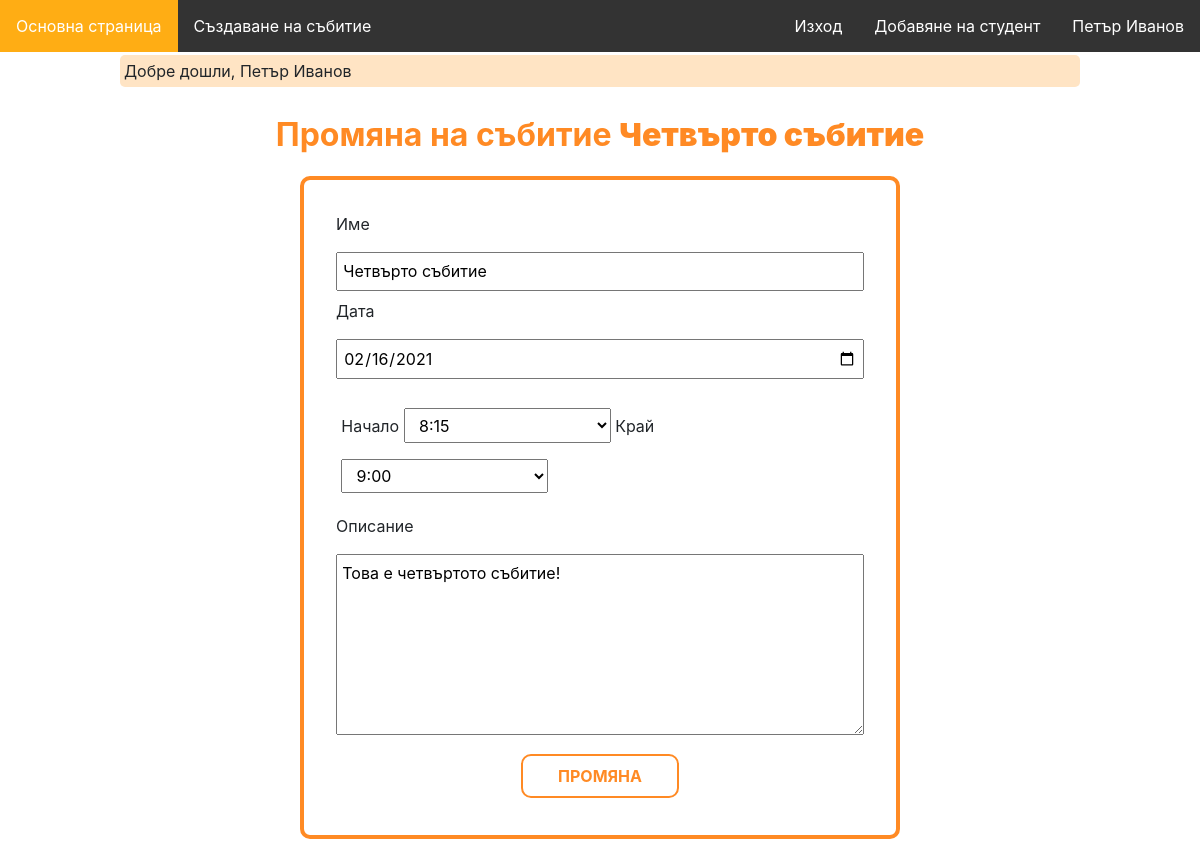
/event/7/edit (signed in), run on the app's committed database.
### tables this page shows
CREATE TABLE `events` (
  `id` int(10) UNSIGNED NOT NULL,
  `name` varchar(50) NOT NULL,
  `description` text DEFAULT NULL,
  `date` date NOT NULL,
  `start` time DEFAULT NULL,
  `end` time DEFAULT NULL,
  `teacher_id` int(10) UNSIGNED NOT NULL
);

### app/Controllers/EventsController.php (called while the page is built, shortened)
<?php
class EventsController
{
    public function edit($id)
    {
        $event = Event::getById($id);
        view('events/edit', [
            'event' => $event
        ]);
    }
}

### app/routes.php (called while the page is built, shortened)
<?php
$router = new Router();
$router->get('/login', 'AuthController@showLogin');
$router->post('/login', 'AuthController@login');
$router->get('/register', 'AuthController@showRegister');
$router->post('/enter-teacher', 'AuthController@register');
$router->get('/logout', 'AuthController@logout');
$router->get('/studentsLogin', 'AuthController@showStudentsLogin');
$router->post('/studentsLogin', 'AuthController@studentsLogin');
$router->get('/event/create', 'EventsController@create');
$router->post('/event', 'EventsController@store');
$router->get('/event/{id}', 'EventsController@show');
$router->post('/event/{id}/import', 'AttendanceController@import');
$router->get('/event/{id}/edit', 'EventsController@edit');

### core/bootstrap.php (called while the page is built, shortened)
<?php
require_once('autoloader.php');
require_once('helpers.php');
$config['database'] = require_once('../config/database.php');
$config['app'] = require_once('../config/app.php');
require_once('../app/routes.php');

### public/index.php (called while the page is built)
<?php
require_once './../core/bootstrap.php';

### core/Model.php (called while the page is built, shortened)
<?php
abstract class Model
{
    protected static $table;
    protected $attributes = [];
    public static function getById(int $id)
    {
        $stmt = Database::getConnection()->prepare(
            'SELECT * FROM ' . self::getTableName() . ' WHERE id = ?;'
        );
        $stmt->execute([$id]);
        $result = $stmt->fetch();
        if ($result !== false) {
            $model = new $modelClass();
            $model->attributes = $result;
            return $model;
        }
        return null;
    }
    protected static function getTableName()
    {
        if (isset(get_called_class()::$table)) {
            return get_called_class()::$table;
        }
        throw new \Exception('Unknown table');
    }
    public function __get($name)
    {
        return array_key_exists($name, $this->attributes)
            ? $this->attributes[$name]
            : null;
    }
}

### core/autoloader.php (called while the page is built, shortened)
<?php
spl_autoload_register(function ($class) {
    $prefixes = [
        'App' => 'app',
        'Core' => 'core'
    ];
    foreach ($prefixes as $prefix => $dirname) {
        $base_dir = __DIR__ . "/../$dirname/";
        $len = mb_strlen($prefix);
        if (strncmp($prefix, $class, $len) !== 0) {
            continue;
        }
        $relative_class = substr($class, $len);
        $file = $base_dir . str_replace('\\', '/', $relative_class) . '.php';
        if (file_exists($file)) {
            break;
        }
    }
});

### config/database.php (called while the page is built)
<?php
return [
    'host' => 'localhost',
    'database' => 'web-technologies',
    'user' => 'root',
    'password' => '',
    'pdo' => [
        \PDO::ATTR_DEFAULT_FETCH_MODE => \PDO::FETCH_ASSOC,
        \PDO::ATTR_ERRMODE => \PDO::ERRMODE_EXCEPTION
    ]
];

### config/app.php (called while the page is built)
<?php
return [
    'url' => 'http://web-technologies.devv',
];

### core/Database.php (called while the page is built, shortened)
<?php
class Database
{
    private static $instance = null;
    private function __construct()
    {
        $db = config('database');
        $this->connection = new PDO(
            'mysql:host=' . $db['host'] . ';dbname=' . $db['database'],
            $db['user'],
            $db['password'],
            $db['pdo']
        );
        self::$instance = $this;
    }
    public static function getConnection()
    {
        if (self::$instance == null) {
            self::$instance = new self();
        }
        return self::$instance->connection;
    }
}

### app/Views/events/edit.php (the view, shortened to what this page needs)
<?php require_once(realpath(dirname(__FILE__) . '/../includes/header.php')); ?>
<link rel="stylesheet" href="/registerEvent.css">
<main>
    <h1>Промяна на събитие <strong><?= $data['event']->name ?></strong></h1>
    <hr>
    <form action="/event/<?= $data['event']->id ?>" method="POST">
        <div class="field">
            <label for="name">Име</label>
            <input type="text" id="name" placeholder="Име на събитието" name="name" value="<?= $data['event']->name ?>">
        </div>
        <div class="field">
            <label for="date">Дата</label>
            <input type="date" id="date" placeholder="01/01/2021" name="date" value="<?= $data['event']->date ?>">
        </div>
        <div class="field" id="selectFields">
            <label for="start">Начало</label>
            <select name="start" id="start">
                <?php for ($i = 8; $i < 20; $i++) {
                    $value = lz($i) . ":15:00";
                    $displayValue = "$i:15";
                    $selected = $value === $data['event']->start ? 'selected' : '';
                    echo "<option value=\"$value\" $selected>$displayValue</option>";
                }
                ?>
            </select>
            <label for="end">Край</label>
            <select name="end" id="end">
                <?php for ($i = 9; $i < 21; $i++) {
                    $value = lz($i) . ":00:00";
                    $displayValue = "$i:00";
                    $selected = $value === $data['event']->end ? 'selected' : '';
                    echo "<option value=\"$value\" $selected>$displayValue</option>";
                }
                ?>
            </select>
        </div>
        <div class="field">
            <label for="description">Описание</label>
            <textarea name="description" id="description" cols="50" rows="7" placeholder="Кратко описание на събитието"><?= $data['event']->description ?></textarea>
        </div>
        <input type="submit" value="Промяна">
    </form>
</main>
<?php require_once(realpath(dirname(__FILE__) . '/../includes/footer.php')); ?>

### public/css/app.css (style rules this page uses)
hr { padding: 0; border: 0; height: 1px; }

### public/registerEvent.css (style rules this page uses)
main { margin-top: 2% }
h1 { text-align: center; color: rgb(255, 138, 36); }
form { margin: auto; width: 50%; padding: 2rem; border: 4px solid rgb(255, 138, 36); border-radius: 10px; margin-bottom: 20px; }
input[type=text], textarea, input[type=date] { width: 100%; padding: 1%; margin: 8px 0; box-sizing: border-box; }
#selectFields { display: inline-block; width: 100%; padding: 1%; margin: 8px 0; }
select { width: 40%; padding: 1% 2%; margin: 8px 0; box-sizing: border-box; }
input[type=submit] { margin: 1% 35%; width: 30%; padding: 8px 15px; background: white; color: rgb(255, 138, 36); text-transform: uppercase; font-weight: bold; border: 2px solid rgb(255, 138, 36); border-radius: 10px; outline: none; }

### data on the page
events: name "Четвърто събитие", date "02/16/2021", description "Това е четвъртото събитие!"

### other printed values
$_SESSION['firstName'] "Петър"
$_SESSION['lastName'] "Иванов"
p($_SESSION[$message]) "Добре дошли, Петър Иванов"
form field start "8:15"
form field end "9:00"
